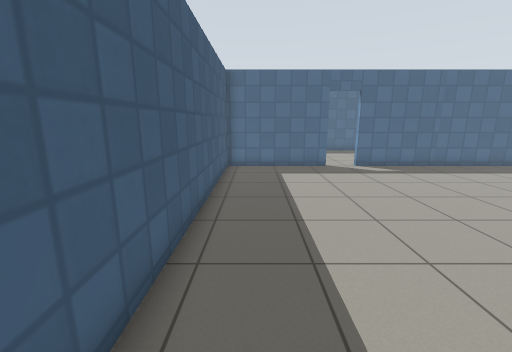
view 1 (above)

19 first-person views from a walk through a Gazebo world. The camera is 1.2 m above the floor, tilts 12° down and sees 90° across. The floor is counted in squares, 0.5 m on a side. Each view is taken from the middle of a square. On the plan, view 1 faces up. The plan holds only what a view shows up to about 17 squares ahead; the rest is blank. Gazebo's built-in surfaces are drawn with simple patterns.

view 2
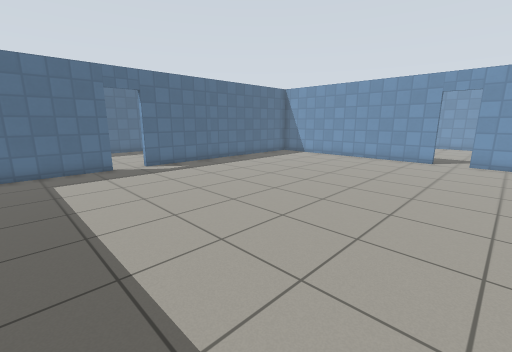

view 3
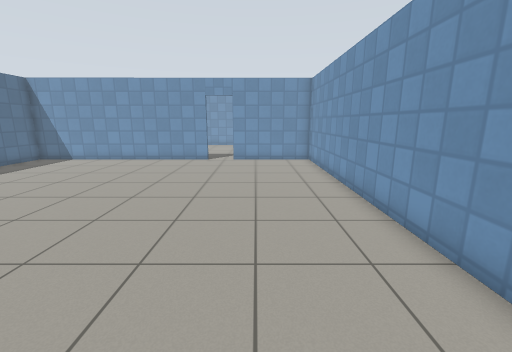

view 4
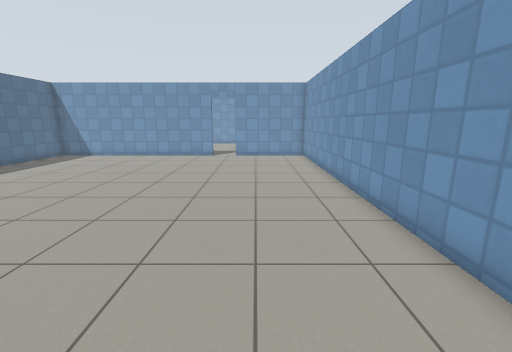

view 5
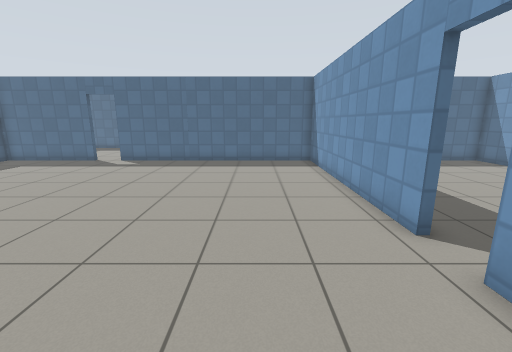

view 6
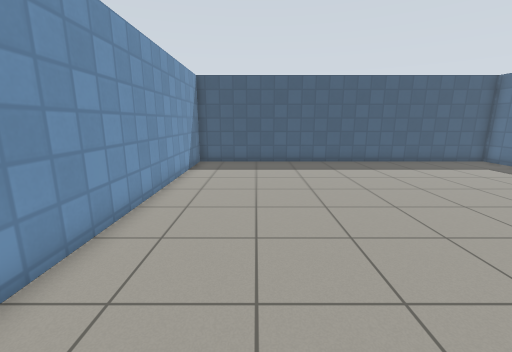

view 7
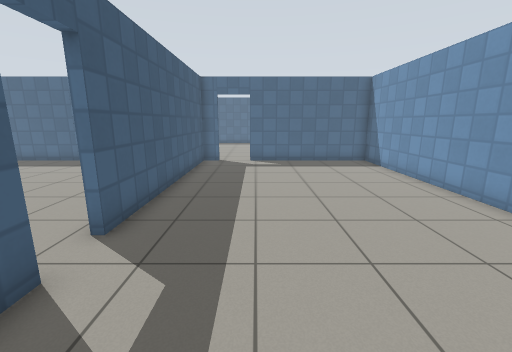

view 8
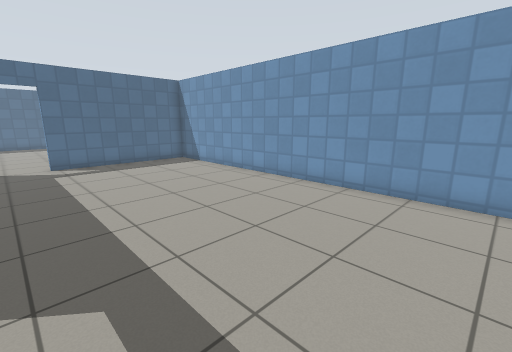

view 9
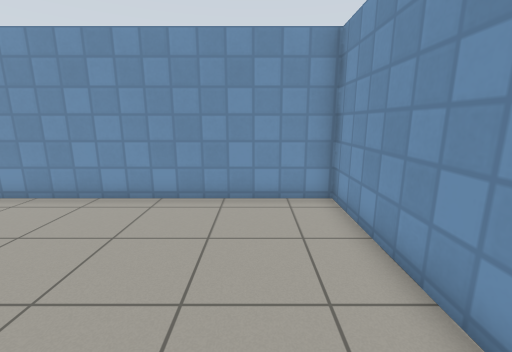

view 10
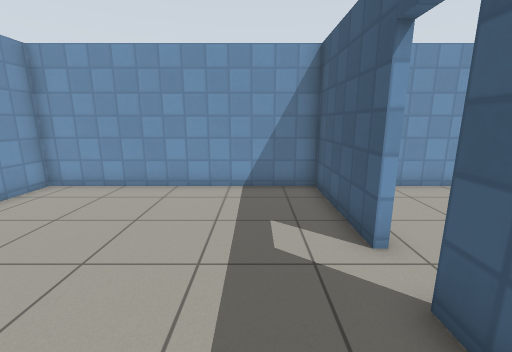

view 11
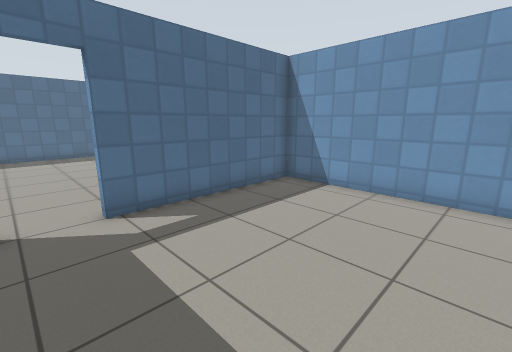

view 12
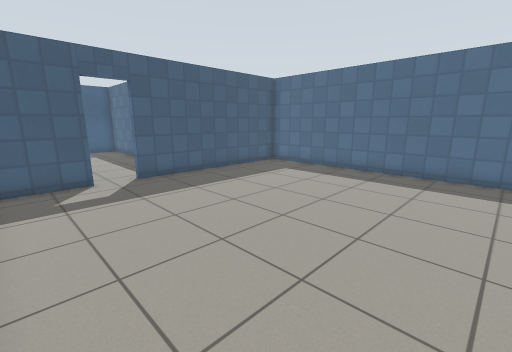

view 13
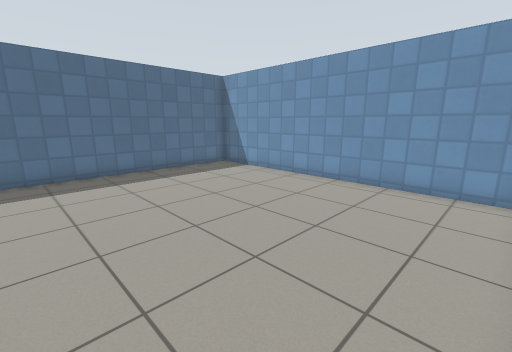

view 14
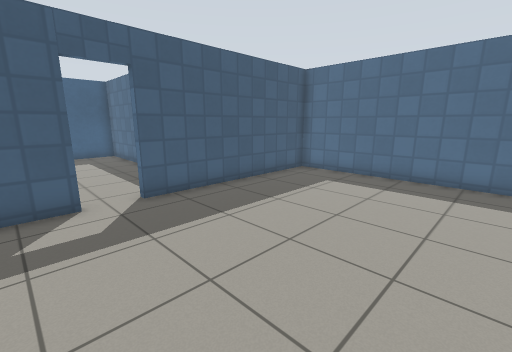

view 15
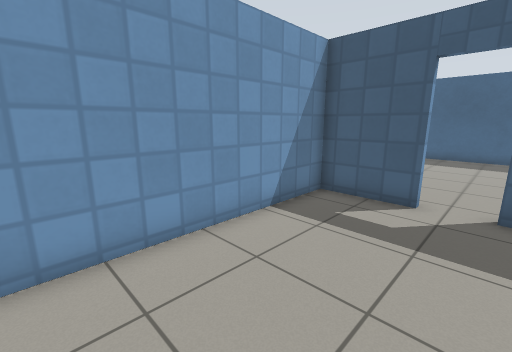

view 16
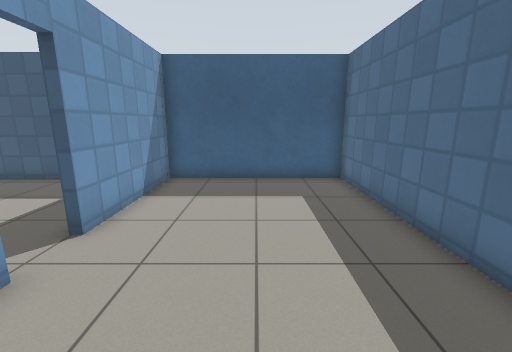

view 17
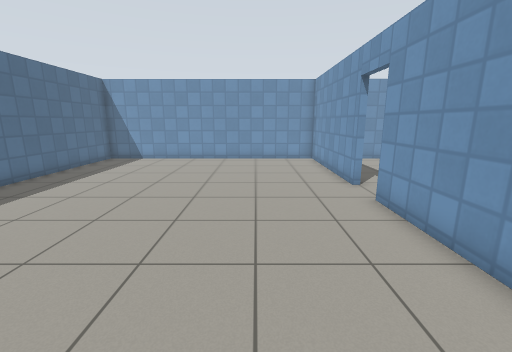

view 18
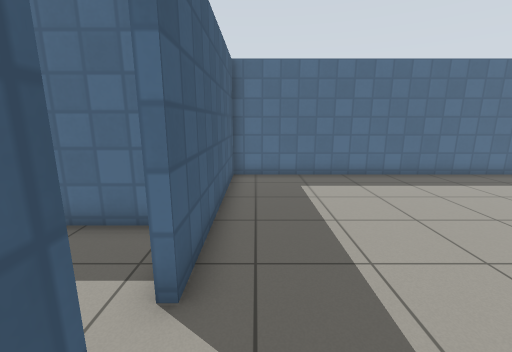

view 19
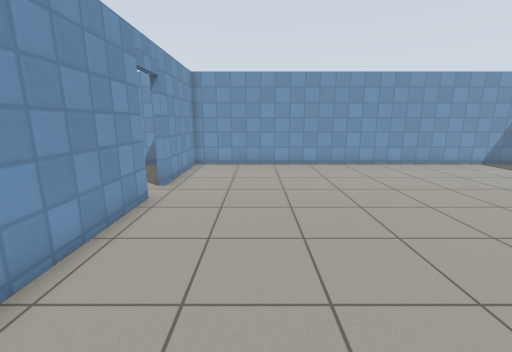

### Floor plan
Ten units are one square. View 1 is at (0, 0); x grows to the right and y downward. Boxes are objects, and circles mark ways between rooms. Rooms are numbered by the first view taken in them; rooms with no view inside come last. Other rooms are left out.
<svg viewBox="-24 -281 308 320">
<path fill="none" stroke="#000" d="M39 -140 -16 -140 -16 34 175 34 174 -15M174 -31 174 -140 55 -140M177 -15 178 34 279 34 279 -140 206 -140M188 -140 177 -140 177 -31M206 -143 279 -143 279 -276 100 -276 100 -190M100 -173 100 -143 188 -143M85 -217 -19 -217 -19 -143 39 -143"/>
<circle cx="177" cy="-23" r="3" fill="#2a7"/>
<circle cx="45" cy="-140" r="3" fill="#2a7"/>
<circle cx="195" cy="-140" r="3" fill="#2a7"/>
<circle cx="100" cy="-185" r="3" fill="#2a7"/>
<text x="70" y="-60">1</text>
<text x="230" y="-60">2</text>
<text x="190" y="-210">3</text>
<text x="40" y="-180">4</text>
</svg>
Room 1 opens to room 2. Room 1 opens to room 4. Room 2 opens to room 3. Room 3 opens to room 4.

Where each view was taken, in squares from view 1:
view 1: 0 up, 0 right, facing up
view 2: 0 up, 0 right, facing up-right
view 3: 0 up, 1 right, facing right
view 4: 0 up, 1 left, facing right
view 5: 2 down, 14 right, facing up
view 6: 0 up, 14 right, facing left
view 7: 2 down, 21 right, facing up
view 8: 2 down, 19 right, facing up-right
view 9: 1 down, 20 right, facing right
view 10: 6 up, 20 right, facing down
view 11: 7 up, 19 right, facing up-right
view 12: 15 up, 21 right, facing up-left
view 13: 15 up, 18 right, facing up-right
view 14: 16 up, 18 right, facing up-left
view 15: 19 up, 18 right, facing down-left
view 16: 18 up, 9 right, facing left
view 17: 18 up, 11 right, facing right
view 18: 16 up, 11 right, facing up
view 19: 11 up, 14 right, facing down
